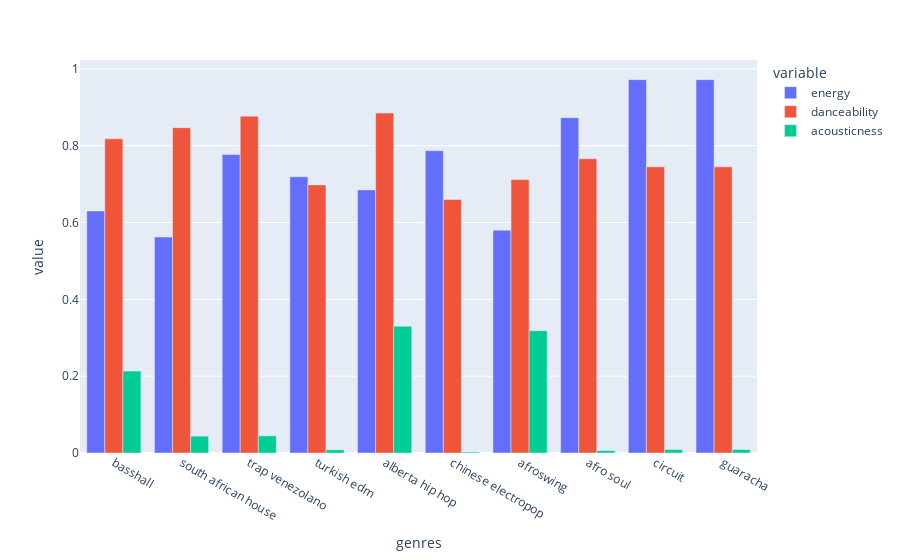

Notebook code for this chart:
### Code cell
# pega o top 10 generos por popularidade 
top10_genres = dados_genero.nlargest(10, 'popularity')

fig = px.bar(top10_genres, x='genres', y=['energy', 'danceability', 'acousticness'], barmode='group')
fig.show()

### Figure 1 — Plotly figure (JSON) as saved in the notebook; plotly's stock layout.template omitted (floating-point values rounded to 4 significant figures)
{"data": [{"alignmentgroup": "True", "hovertemplate": "variable=energy<br>genres=%{x}<br>value=%{y}<extra></extra>", "legendgroup": "energy", "marker": {"color": "#636efa", "pattern": {"shape": ""}}, "name": "energy", "offsetgroup": "energy", "orientation": "v", "showlegend": true, "textposition": "auto", "type": "bar", "x": ["basshall", "south african house", "trap venezolano", "turkish edm", "alberta hip hop", "chinese electropop", "afroswing", "afro soul", "circuit", "guaracha"], "xaxis": "x", "y": [0.6302, 0.5623, 0.777, 0.719, 0.685, 0.787, 0.5802, 0.873, 0.972, 0.972], "yaxis": "y"}, {"alignmentgroup": "True", "hovertemplate": "variable=danceability<br>genres=%{x}<br>value=%{y}<extra></extra>", "legendgroup": "danceability", "marker": {"color": "#EF553B", "pattern": {"shape": ""}}, "name": "danceability", "offsetgroup": "danceability", "orientation": "v", "showlegend": true, "textposition": "auto", "type": "bar", "x": ["basshall", "south african house", "trap venezolano", "turkish edm", "alberta hip hop", "chinese electropop", "afroswing", "afro soul", "circuit", "guaracha"], "xaxis": "x", "y": [0.818, 0.847, 0.877, 0.698, 0.885, 0.66, 0.7117, 0.766, 0.745, 0.745], "yaxis": "y"}, {"alignmentgroup": "True", "hovertemplate": "variable=acousticness<br>genres=%{x}<br>value=%{y}<extra></extra>", "legendgroup": "acousticness", "marker": {"color": "#00cc96", "pattern": {"shape": ""}}, "name": "acousticness", "offsetgroup": "acousticness", "orientation": "v", "showlegend": true, "textposition": "auto", "type": "bar", "x": ["basshall", "south african house", "trap venezolano", "turkish edm", "alberta hip hop", "chinese electropop", "afroswing", "afro soul", "circuit", "guaracha"], "xaxis": "x", "y": [0.2132, 0.04383, 0.0446, 0.00829, 0.33, 0.00257, 0.3185, 0.00627, 0.00903, 0.00903], "yaxis": "y"}], "layout": {"barmode": "group", "legend": {"title": {"text": "variable"}, "tracegroupgap": 0}, "margin": {"t": 60}, "xaxis": {"anchor": "y", "domain": [0, 1], "title": {"text": "genres"}}, "yaxis": {"anchor": "x", "domain": [0, 1], "title": {"text": "value"}}}}
